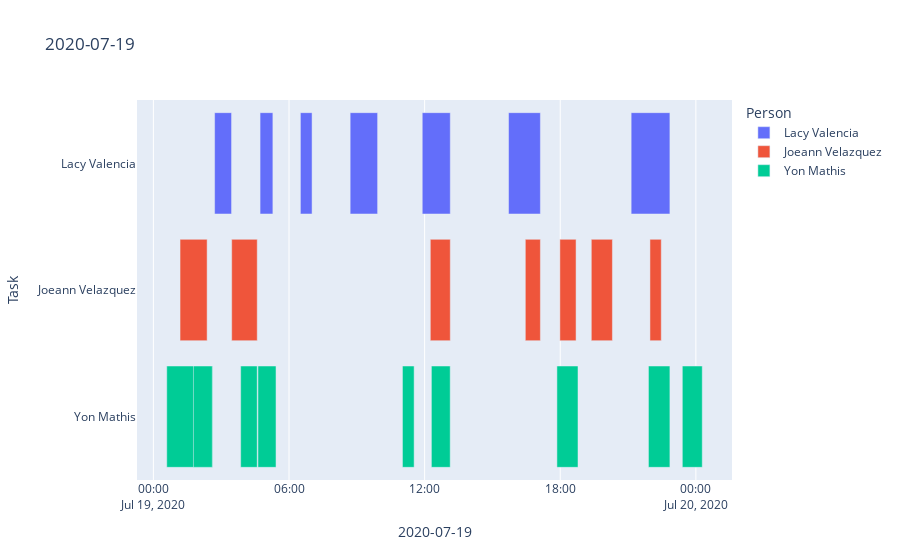
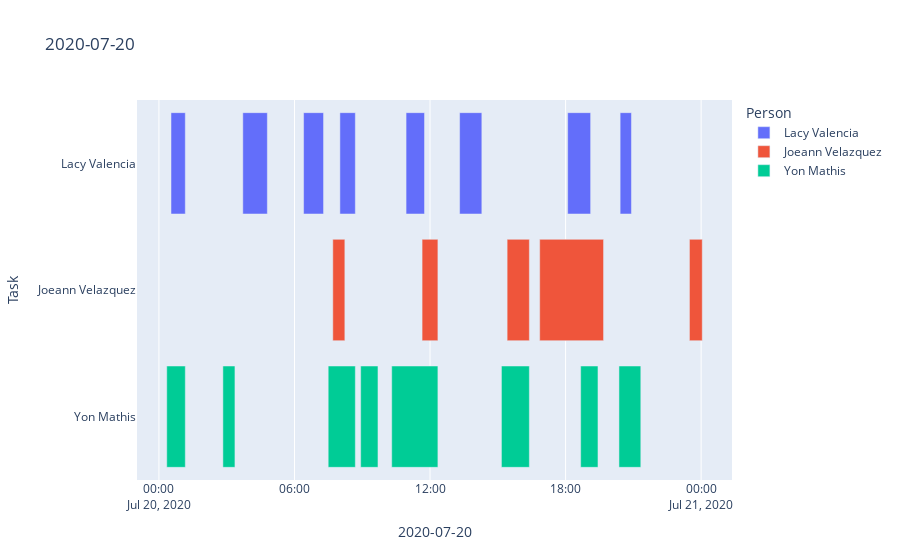

The code cell stored with these charts, in order, in its notebook:
### Code cell
from datetime import date
import pandas as pd
import plotly.express as px

class MyCal:
    def __init__(self, start_year=2020, end_year=2020, n_persons=2, n_days=7, min_activites=1, max_activites=4):
        self.schedules = SceduleGenerator(start_year=start_year, end_year=end_year, n_persons=n_persons, n_days=n_days, min_activites=min_activites, max_activites=max_activites).schedules
        self.persons = list(self.schedules.keys())
        # self.print_schedules()
        
    def merge_intervals(self,intervals):
        # Sort the intervals based on the start time
        intervals_sorted = sorted(intervals, key=lambda x: x['start'])

        merged = []
        for interval in intervals_sorted:
            # If merged is empty or if current interval doesn't overlap with the previous one
            if not merged or merged[-1]['end'] < interval['start']:
                merged.append(interval)
            else:
                # Update the end time of the previous interval if necessary
                merged[-1]['end'] = max(merged[-1]['end'], interval['end'])

        return merged
        
    def print_schedules(self):
        for k,v in self.schedules.items():
            print(f"\n{k}")
            for day in v:
                print(f"{day['date']}")
                for activity in day['activities']:
                    print(f"  {activity['start']} - {activity['end']}")
        
    def check_conflicts(self):
        NotImplemented
    
    def get_earliest_availability(self, person:str):
        earliest_availability_of_person_by_date = defaultdict(dict)
        # # print(person,schedules[person])
        for schedule in self.schedules[person]:
            curr_date = schedule['date']
            # print(person,curr_date)
            earliest_availability_of_person_by_date[person][curr_date] = datetime.combine(date.max, datetime.max.time())
            for activity in schedule['activities']:
                if activity['end'] <= earliest_availability_of_person_by_date[person][curr_date]:
                    earliest_availability_of_person_by_date[person][curr_date] = activity['end']
                    
        for k,v in earliest_availability_of_person_by_date[person].items():
            print(f"{person} on {k} is first free after {v}")
                
        return earliest_availability_of_person_by_date
        
    def get_all_earliest_availability(self):
        time_slots = defaultdict(list)
        for person in self.schedules:
            for date in self.schedules[person]:
                for activity in date['activities']:
                    time_slots[date['date']].append(activity)
                    
        # print(time_slots)
        busy_times_by_date = defaultdict(list)
        for k,v in time_slots.items():
            merged = self.merge_intervals(intervals=v)
            # print((merged))
            for activity in merged:
                busy_times_by_date[k].append([activity['start'],activity['end']])
                # print(k,activity['start'],activity['end'])
            print(f"Earliest time on {k} is {merged[0]['end']}")
            
        print(busy_times_by_date)
        return busy_times_by_date

    def visualize_calendar(self):
        
        gantt_charts = defaultdict(list)
        for person in self.schedules:
            for date in self.schedules[person]: 
                for activity in date['activities']:
                    gantt_charts[date['date']].append(dict(Task=f"{person}",Start=activity['start'],Finish=activity['end'],Person=f"{person}"))
        
        for date in gantt_charts:
            df = pd.DataFrame(gantt_charts[date])
            fig = px.timeline(df, x_start="Start", x_end="Finish", y="Task", 
            color="Person",title=f"{date}")

            fig.update_layout(xaxis=dict(
                            title=f'{date}', 
                            # tickformat = '%S'
                            ))
            fig.update_yaxes(autorange="reversed")
            fig.show()
        

    
def main():
    my_cal = MyCal(n_persons=3,n_days=2,min_activites=10,max_activites=10)
    for person in my_cal.persons:
        my_cal.get_earliest_availability(person=person)
        
    my_cal.get_all_earliest_availability()
    my_cal.visualize_calendar()
        
        
if __name__ == "__main__":   
    main()

### Figure 1 — Plotly figure (JSON) as saved in the notebook; plotly's stock layout.template omitted (floating-point values rounded to 4 significant figures)
{"data": [{"alignmentgroup": "True", "base": ["2020-07-19T02:42:32.380124", "2020-07-19T04:43:12.475292", "2020-07-19T06:30:14.428180", "2020-07-19T08:42:21.005766", "2020-07-19T11:53:42.147623", "2020-07-19T15:42:49.041790", "2020-07-19T21:08:13.784548"], "hovertemplate": "Person=Lacy Valencia<br>Start=%{base}<br>Finish=%{x}<br>Task=%{y}<extra></extra>", "legendgroup": "Lacy Valencia", "marker": {"color": "#636efa", "pattern": {"shape": ""}}, "name": "Lacy Valencia", "offsetgroup": "Lacy Valencia", "orientation": "h", "showlegend": true, "textposition": "auto", "type": "bar", "x": [2700000, 2040000, 1860000, 4373000.0, 4464000.0, 5068000.0, 6173000.0], "xaxis": "x", "y": ["Lacy Valencia", "Lacy Valencia", "Lacy Valencia", "Lacy Valencia", "Lacy Valencia", "Lacy Valencia", "Lacy Valencia"], "yaxis": "y"}, {"alignmentgroup": "True", "base": ["2020-07-19T01:10:46.795836", "2020-07-19T03:27:52.841457", "2020-07-19T12:15:06.550711", "2020-07-19T16:27:17.513548", "2020-07-19T17:58:59.591294", "2020-07-19T19:22:28.081881", "2020-07-19T21:58:07.877032"], "hovertemplate": "Person=Joeann Velazquez<br>Start=%{base}<br>Finish=%{x}<br>Task=%{y}<extra></extra>", "legendgroup": "Joeann Velazquez", "marker": {"color": "#EF553B", "pattern": {"shape": ""}}, "name": "Joeann Velazquez", "offsetgroup": "Joeann Velazquez", "orientation": "h", "showlegend": true, "textposition": "auto", "type": "bar", "x": [4314000.0, 4068000.0, 3180000, 2400000, 2580000, 3360000, 1800000], "xaxis": "x", "y": ["Joeann Velazquez", "Joeann Velazquez", "Joeann Velazquez", "Joeann Velazquez", "Joeann Velazquez", "Joeann Velazquez", "Joeann Velazquez"], "yaxis": "y"}, {"alignmentgroup": "True", "base": ["2020-07-19T00:35:29.516087", "2020-07-19T01:46:26.334098", "2020-07-19T03:51:41.242101", "2020-07-19T04:37:34.380694", "2020-07-19T11:01:09.301848", "2020-07-19T12:17:55.530685", "2020-07-19T17:51:08.713380", "2020-07-19T21:54:06.658811", "2020-07-19T23:24:03.175225"], "hovertemplate": "Person=Yon Mathis<br>Start=%{base}<br>Finish=%{x}<br>Task=%{y}<extra></extra>", "legendgroup": "Yon Mathis", "marker": {"color": "#00cc96", "pattern": {"shape": ""}}, "name": "Yon Mathis", "offsetgroup": "Yon Mathis", "orientation": "h", "showlegend": true, "textposition": "auto", "type": "bar", "x": [7257000.0, 3000000, 2640000, 2880000, 1860000, 3000000, 3360000, 3420000, 3174000.0], "xaxis": "x", "y": ["Yon Mathis", "Yon Mathis", "Yon Mathis", "Yon Mathis", "Yon Mathis", "Yon Mathis", "Yon Mathis", "Yon Mathis", "Yon Mathis"], "yaxis": "y"}], "layout": {"barmode": "overlay", "legend": {"title": {"text": "Person"}, "tracegroupgap": 0}, "title": {"text": "2020-07-19"}, "xaxis": {"anchor": "y", "domain": [0, 1], "title": {"text": "2020-07-19"}, "type": "date"}, "yaxis": {"anchor": "x", "autorange": "reversed", "domain": [0, 1], "title": {"text": "Task"}}}}

### Figure 2 — Plotly figure (JSON) as saved in the notebook; plotly's stock layout.template omitted (floating-point values rounded to 4 significant figures)
{"data": [{"alignmentgroup": "True", "base": ["2020-07-20T00:32:06.858072", "2020-07-20T03:42:48.203069", "2020-07-20T06:24:13.467286", "2020-07-20T08:00:39.864613", "2020-07-20T10:56:22.794267", "2020-07-20T13:18:35.419818", "2020-07-20T18:05:32.040901", "2020-07-20T20:24:53.513683"], "hovertemplate": "Person=Lacy Valencia<br>Start=%{base}<br>Finish=%{x}<br>Task=%{y}<extra></extra>", "legendgroup": "Lacy Valencia", "marker": {"color": "#636efa", "pattern": {"shape": ""}}, "name": "Lacy Valencia", "offsetgroup": "Lacy Valencia", "orientation": "h", "showlegend": true, "textposition": "auto", "type": "bar", "x": [2280000, 3911000.0, 3180000, 2460000, 2940000, 3540000, 3660000.0, 1800000], "xaxis": "x", "y": ["Lacy Valencia", "Lacy Valencia", "Lacy Valencia", "Lacy Valencia", "Lacy Valencia", "Lacy Valencia", "Lacy Valencia", "Lacy Valencia"], "yaxis": "y"}, {"alignmentgroup": "True", "base": ["2020-07-20T07:41:47.642723", "2020-07-20T11:38:54.217227", "2020-07-20T15:24:45.949224", "2020-07-20T16:51:13.731953", "2020-07-20T23:28:56.393265"], "hovertemplate": "Person=Joeann Velazquez<br>Start=%{base}<br>Finish=%{x}<br>Task=%{y}<extra></extra>", "legendgroup": "Joeann Velazquez", "marker": {"color": "#EF553B", "pattern": {"shape": ""}}, "name": "Joeann Velazquez", "offsetgroup": "Joeann Velazquez", "orientation": "h", "showlegend": true, "textposition": "auto", "type": "bar", "x": [1920000, 2520000, 3540000, 10170000.0, 2040000], "xaxis": "x", "y": ["Joeann Velazquez", "Joeann Velazquez", "Joeann Velazquez", "Joeann Velazquez", "Joeann Velazquez"], "yaxis": "y"}, {"alignmentgroup": "True", "base": ["2020-07-20T00:20:49.372325", "2020-07-20T02:49:54.881977", "2020-07-20T07:29:34.272367", "2020-07-20T08:55:47.574150", "2020-07-20T10:18:14.949071", "2020-07-20T15:09:37.996735", "2020-07-20T18:40:01.775749", "2020-07-20T20:21:44.527660"], "hovertemplate": "Person=Yon Mathis<br>Start=%{base}<br>Finish=%{x}<br>Task=%{y}<extra></extra>", "legendgroup": "Yon Mathis", "marker": {"color": "#00cc96", "pattern": {"shape": ""}}, "name": "Yon Mathis", "offsetgroup": "Yon Mathis", "orientation": "h", "showlegend": true, "textposition": "auto", "type": "bar", "x": [2957000.0, 1920000, 4326000.0, 2760000, 7359000.0, 4448000.0, 2760000, 3480000], "xaxis": "x", "y": ["Yon Mathis", "Yon Mathis", "Yon Mathis", "Yon Mathis", "Yon Mathis", "Yon Mathis", "Yon Mathis", "Yon Mathis"], "yaxis": "y"}], "layout": {"barmode": "overlay", "legend": {"title": {"text": "Person"}, "tracegroupgap": 0}, "title": {"text": "2020-07-20"}, "xaxis": {"anchor": "y", "domain": [0, 1], "title": {"text": "2020-07-20"}, "type": "date"}, "yaxis": {"anchor": "x", "autorange": "reversed", "domain": [0, 1], "title": {"text": "Task"}}}}
